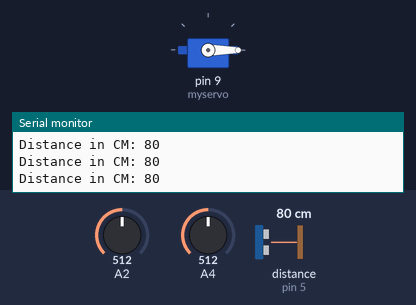
Simulated run of this sketch. Board: Arduino Uno, built with avr-gcc and run on an emulated ATmega328P. Parts: servo, the last lines printed to the serial monitor. The test bench sets the inputs (shaded band); at power-on: distance to the obstacle (sensor on pin 5) 80 cm, A2 = 512, A4 = 512.

Above: at 1.3 s.
1.4 s: distance to the obstacle (sensor on pin 5) set to 16 cm
2.9 s: distance to the obstacle (sensor on pin 5) set to 13 cm
At 4.2 s:
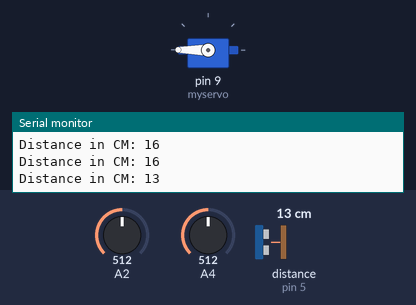
4.5 s: distance to the obstacle (sensor on pin 5) set to 18 cm
At 5.6 s:
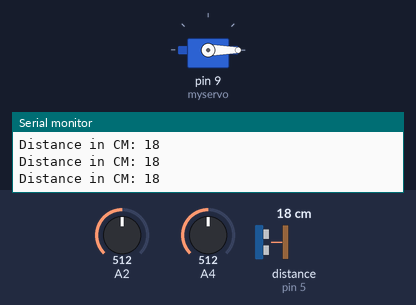
6.0 s: distance to the obstacle (sensor on pin 5) set to 2 cm
At 6.9 s:
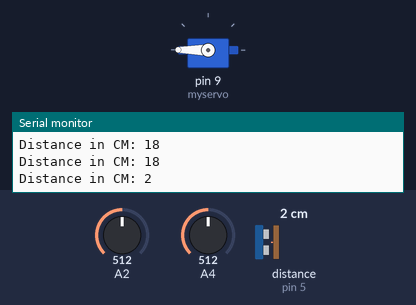
Timing chart, 0 to 8.5 s (numbered marks = the images above; inputs shaded):
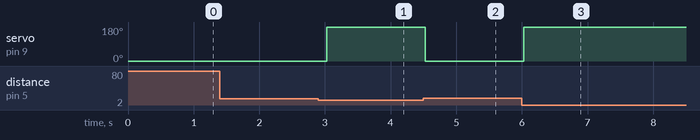

The sketch:

servo.ino
```cpp
#include <Ultrasonic.h>
#include <Servo.h>

Servo myservo;

Ultrasonic ultrasonic(7, 5);
int distance;

int val;

void setup() {
  Serial.begin(9600);
  myservo.attach(9);
}

void loop() {

  distance = ultrasonic.read();
  val = analogRead(distance);

  if (distance < 15) {
    myservo.write(180);
    Serial.print("Distance in CM: ");
    Serial.println(distance);
    delay(1500);

  } else {
    myservo.write(0);
    Serial.print("Distance in CM: ");
    Serial.println(distance);
    delay(500);
  }

}
```

Measured:
- the behaviour switches between 15 and 14 cm on distance to the obstacle (sensor on pin 5) (found by bisection; images 0 and 1)
- after the input at 2.9 s, servo on pin 9 (myservo): 0° → 180° after 0.12 s
- after the input at 4.5 s, servo on pin 9 (myservo): 180° → 0° at once
- after the input at 6.0 s, servo on pin 9 (myservo): 0° → 180° at once
